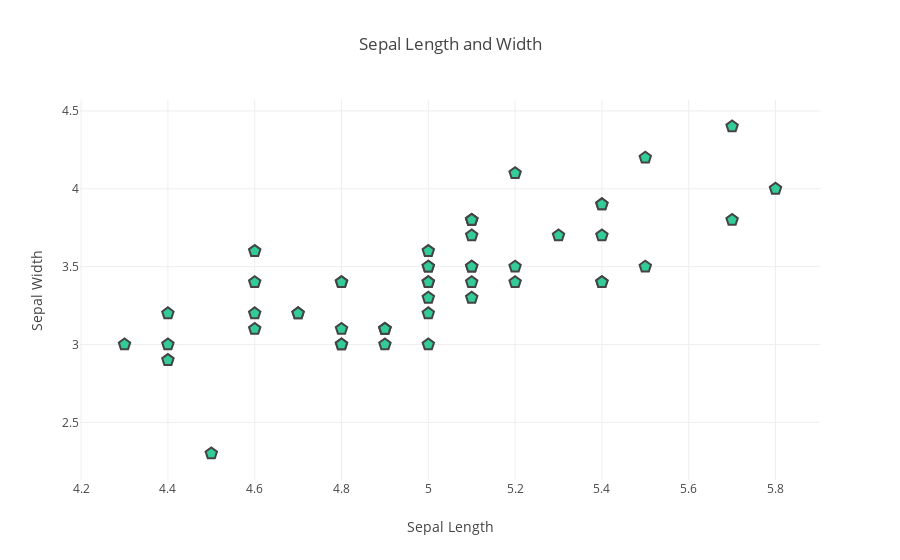

Source (notebook cell):
### Code cell
pyo.iplot(fig)

### Figure 1 — Plotly figure (JSON) as saved in the notebook; plotly's stock layout.template omitted (floating-point values rounded to 4 significant figures)
{"data": [{"marker": {"color": "rgb(51,204,153)", "line": {"width": 2}, "size": 12, "symbol": "pentagon"}, "mode": "markers", "name": "Iris-setosa", "type": "scatter", "uid": "df1db256-3fbb-437f-ab37-2075c24bde36", "x": [5.1, 4.9, 4.7, 4.6, 5, 5.4, 4.6, 5, 4.4, 4.9, 5.4, 4.8, 4.8, 4.3, 5.8, 5.7, 5.4, 5.1, 5.7, 5.1, 5.4, 5.1, 4.6, 5.1, 4.8, 5, 5, 5.2, 5.2, 4.7, 4.8, 5.4, 5.2, 5.5, 4.9, 5, 5.5, 4.9, 4.4, 5.1, 5, 4.5, 4.4, 5, 5.1, 4.8, 5.1, 4.6, 5.3, 5], "y": [3.5, 3, 3.2, 3.1, 3.6, 3.9, 3.4, 3.4, 2.9, 3.1, 3.7, 3.4, 3, 3, 4, 4.4, 3.9, 3.5, 3.8, 3.8, 3.4, 3.7, 3.6, 3.3, 3.4, 3, 3.4, 3.5, 3.4, 3.2, 3.1, 3.4, 4.1, 4.2, 3.1, 3.2, 3.5, 3.1, 3, 3.4, 3.5, 2.3, 3.2, 3.5, 3.8, 3, 3.8, 3.2, 3.7, 3.3]}], "layout": {"hovermode": "closest", "title": "Sepal Length and Width", "xaxis": {"title": "Sepal Length"}, "yaxis": {"title": "Sepal Width"}}}
